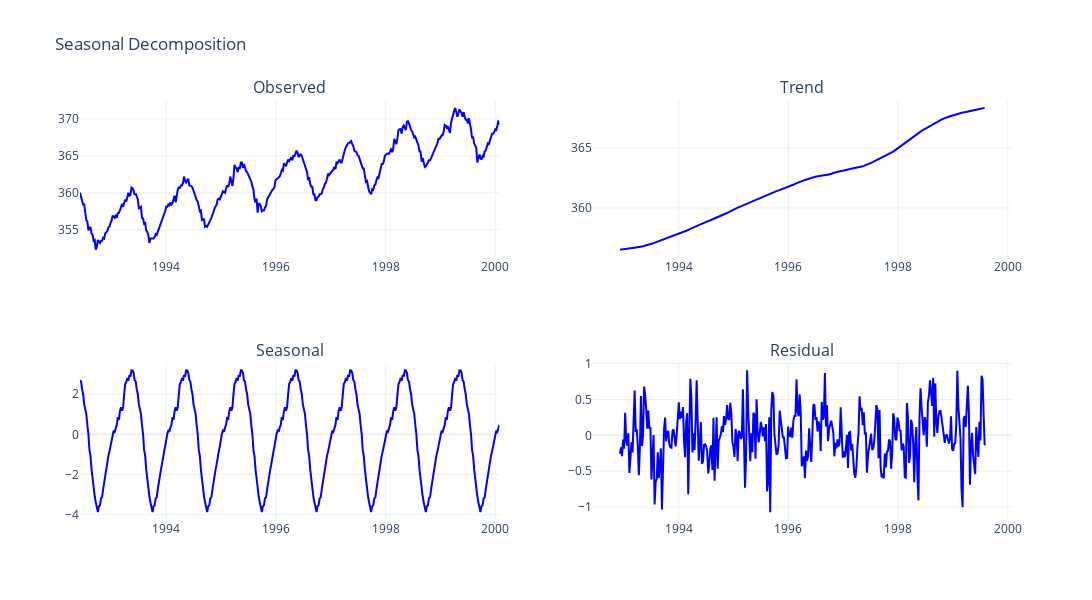

Notebook code for this chart:
### Markdown cell above
### Seasonal Decomposition

Seasonal decomposition is a method to decompose a time series into its components: trend, seasonality, and residuals. The decomposition is additive if the components are added together, and multiplicative if they are multiplied. The decomposition is useful for understanding the underlying patterns in the time series data.

### Code cell
from time_series import local_seasonal_decompose
import plotly.graph_objects as go
from plotly.subplots import make_subplots

result = local_seasonal_decompose(train['co2'], model='additive')

fig = make_subplots(rows=2, cols=2, shared_xaxes=False, shared_yaxes=False, subplot_titles=("Observed", "Trend", "Seasonal", "Residual"))
fig.add_trace(go.Scatter(x=result.observed.index, y=result.observed, mode='lines', marker=dict(color = "blue")), row=1, col=1)
fig.add_trace(go.Scatter(x=result.trend.index, y=result.trend, mode='lines', marker=dict(color = "blue")), row=1, col=2)
fig.add_trace(go.Scatter(x=result.seasonal.index, y=result.seasonal, mode='lines', marker=dict(color = "blue")), row=2, col=1)
fig.add_trace(go.Scatter(x=result.resid.index, y=result.resid, mode='lines', marker=dict(color = "blue")), row=2, col=2)
fig.update_layout(height=600, width=1200, title_text="Seasonal Decomposition", template='plotly_white', showlegend = False)
fig.show()

### Figure 1 — Plotly figure (JSON) as saved in the notebook; plotly's stock layout.template omitted (floating-point values rounded to 4 significant figures; data arrays with more than 128 entries replaced by an {"elided": "..."} marker saying what was removed)
{"data": [{"marker": {"color": "blue"}, "mode": "lines", "type": "scatter", "x": {"elided": "400 str values"}, "xaxis": "x", "y": {"elided": "400 float values"}, "yaxis": "y"}, {"marker": {"color": "blue"}, "mode": "lines", "type": "scatter", "x": {"elided": "400 str values"}, "xaxis": "x2", "y": {"elided": "400 float values"}, "yaxis": "y2"}, {"marker": {"color": "blue"}, "mode": "lines", "type": "scatter", "x": {"elided": "400 str values"}, "xaxis": "x3", "y": {"elided": "400 float values"}, "yaxis": "y3"}, {"marker": {"color": "blue"}, "mode": "lines", "type": "scatter", "x": {"elided": "400 str values"}, "xaxis": "x4", "y": {"elided": "400 float values"}, "yaxis": "y4"}], "layout": {"annotations": [{"font": {"size": 16}, "showarrow": false, "text": "Observed", "x": 0.225, "xanchor": "center", "xref": "paper", "y": 1, "yanchor": "bottom", "yref": "paper"}, {"font": {"size": 16}, "showarrow": false, "text": "Trend", "x": 0.775, "xanchor": "center", "xref": "paper", "y": 1, "yanchor": "bottom", "yref": "paper"}, {"font": {"size": 16}, "showarrow": false, "text": "Seasonal", "x": 0.225, "xanchor": "center", "xref": "paper", "y": 0.375, "yanchor": "bottom", "yref": "paper"}, {"font": {"size": 16}, "showarrow": false, "text": "Residual", "x": 0.775, "xanchor": "center", "xref": "paper", "y": 0.375, "yanchor": "bottom", "yref": "paper"}], "height": 600, "showlegend": false, "title": {"text": "Seasonal Decomposition"}, "width": 1200, "xaxis": {"anchor": "y", "domain": [0, 0.45]}, "xaxis2": {"anchor": "y2", "domain": [0.55, 1]}, "xaxis3": {"anchor": "y3", "domain": [0, 0.45]}, "xaxis4": {"anchor": "y4", "domain": [0.55, 1]}, "yaxis": {"anchor": "x", "domain": [0.625, 1]}, "yaxis2": {"anchor": "x2", "domain": [0.625, 1]}, "yaxis3": {"anchor": "x3", "domain": [0, 0.375]}, "yaxis4": {"anchor": "x4", "domain": [0, 0.375]}}}
